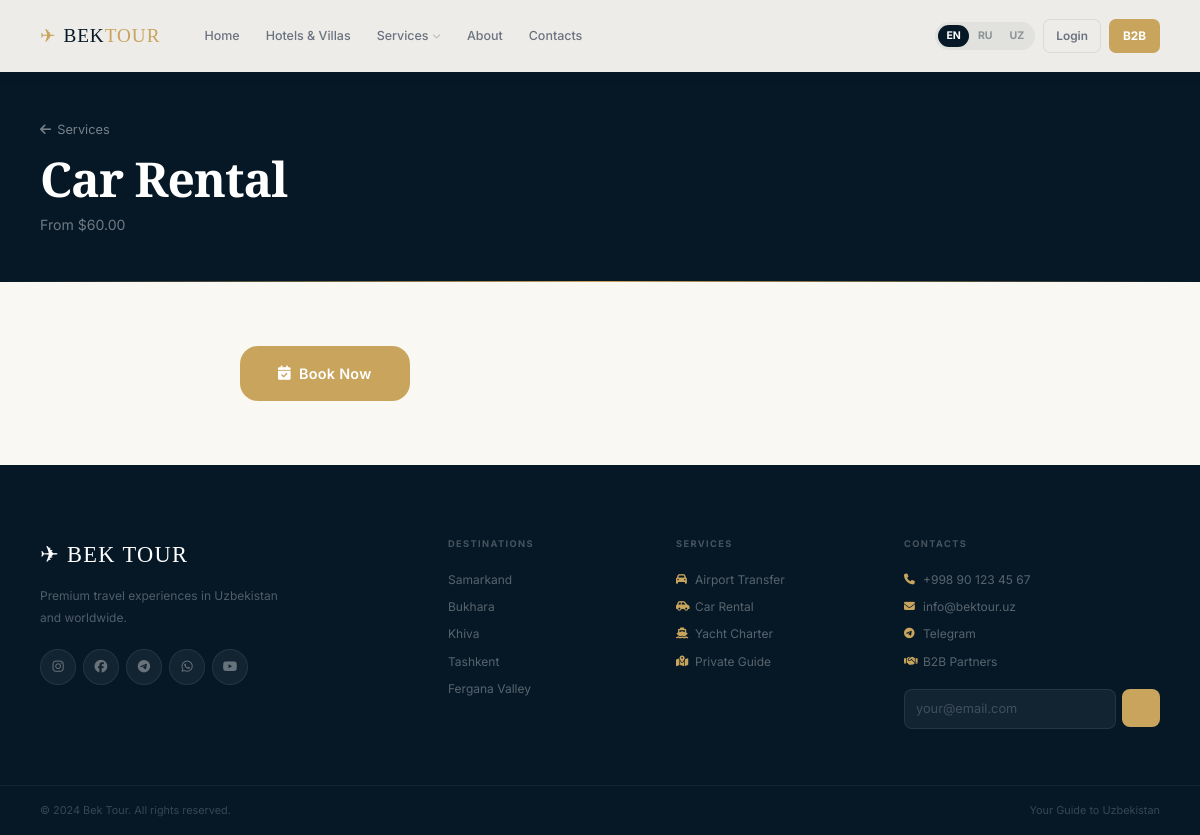
Screenshot of /services/car-rental with the database file from the repository.
### app/models/models.py (models this page shows)
class Service(db.Model):
    __tablename__ = 'services'
    id = db.Column(db.Integer, primary_key=True)
    title_en = db.Column(db.String(200), nullable=False)
    title_ru = db.Column(db.String(200))
    slug = db.Column(db.String(200), unique=True)
    description_en = db.Column(db.Text)
    description_ru = db.Column(db.Text)
    category = db.Column(db.String(50))
    icon = db.Column(db.String(50))
    image = db.Column(db.String(255))
    price_from = db.Column(db.Numeric(12, 2))
    is_active = db.Column(db.Boolean, default=True)
    created_at = db.Column(db.DateTime, default=datetime.utcnow)

### app/routes/services.py (the view)
@services_bp.route('/<slug>')
def detail(slug):
    service = Service.query.filter_by(slug=slug, is_active=True).first_or_404()
    return render_template('services/detail.html', service=service)

### app/__init__.py (called while the page is built)
    def __getattr__(self, key):
        return self._d.get(key, key)

### app/templates/services/detail.html (shortened to what this page needs)
{% extends 'base.html' %}
{% block content %}
<div class="page-hero">
  <div class="container">
    <a href="{{ url_for('services.index') }}" style="color:rgba(255,255,255,.45);font-size:.8rem;margin-bottom:12px;display:inline-flex;align-items:center;gap:6px;"><i class="fa fa-arrow-left"></i> {% if lang=='ru' %}Услуги{% else %}Services{% endif %}</a>
    <h1>{{ service.title_en }}</h1>
    {% if service.price_from %}<p>{% if lang=='ru' %}От{% else %}From{% endif %} ${{ service.price_from }}</p>{% endif %}
  </div>
</div>
<section style="padding:64px 0;">
  <div class="container" style="max-width:800px;">
    <a href="{{ url_for('main.contacts') }}" class="btn btn-gold btn-lg"><i class="fa fa-calendar-check"></i> {% if lang=='ru' %}Забронировать{% else %}Book Now{% endif %}</a>
  </div>
</section>
{% endblock %}

### app/templates/base.html (shortened to what this page needs)
<!DOCTYPE html>
<html lang="{{ lang }}">
<head>
  <link rel="stylesheet" href="https://cdnjs.cloudflare.com/ajax/libs/font-awesome/6.5.0/css/all.min.css">
  <link rel="stylesheet" href="{{ url_for('static', filename='css/main.css') }}">
</head>
<body>
<header class="header {% if not is_hero %}glass{% else %}over{% endif %}" id="header">
  <div class="container">
    <div class="hd-inner">
      <a href="{{ url_for('main.index') }}" class="logo">
        <span class="logo-icon">✈</span>
        <span class="logo-name">BEK<em>TOUR</em></span>
      </a>
      <nav class="nav">
        <a href="{{ url_for('main.index') }}" class="nav-a">{{ t.nav_home }}</a>
        <a href="{{ url_for('villas.index') }}" class="nav-a">{{ t.nav_villas }}</a>
        <div class="nav-drop">
          <a href="{{ url_for('services.index') }}" class="nav-a">
            {{ t.nav_services }}<i class="fa fa-chevron-down nav-caret"></i>
          </a>
        </div>
        <a href="{{ url_for('main.about') }}" class="nav-a">{{ t.nav_about }}</a>
        <a href="{{ url_for('main.contacts') }}" class="nav-a">{{ t.nav_contacts }}</a>
      </nav>
      <div class="hd-right">
        <div class="lang-sw">
          <a href="{{ url_for('main.set_lang', lang='en') }}" {% if lang=='en' %}class="on"{% endif %}>EN</a>
          <a href="{{ url_for('main.set_lang', lang='ru') }}" {% if lang=='ru' %}class="on"{% endif %}>RU</a>
          <a href="{{ url_for('main.set_lang', lang='uz') }}" {% if lang=='uz' %}class="on"{% endif %}>UZ</a>
        </div>
        {% if current_user.is_authenticated %}
        <div class="user-dd">
          <button class="user-av">{{ (current_user.first_name or current_user.email)[0].upper() }}</button>
          <div class="user-dd-menu">
            <a href="{{ url_for('auth.profile') }}"><i class="fa fa-user"></i> {{ t.profile }}</a>
            {% if current_user.role == 'admin' %}<a href="{{ url_for('admin.dashboard') }}"><i class="fa fa-cog"></i> Admin</a>{% endif %}
            {% if current_user.role == 'agent' %}<a href="{{ url_for('b2b.dashboard') }}"><i class="fa fa-building"></i> B2B</a>{% endif %}
            <a href="{{ url_for('auth.logout') }}" style="color:#DC2626"><i class="fa fa-sign-out-alt"></i> {{ t.logout }}</a>
          </div>
        </div>
        {% else %}
        <a href="{{ url_for('auth.login') }}" class="btn-hd-ghost">{{ t.login }}</a>
        {% endif %}
        <a href="{{ url_for('b2b.register') }}" class="btn-hd-gold">B2B</a>
      </div>
    </div>
  </div>
</header>
<main>{% block content %}{% endblock %}</main>
<footer class="footer">
  <div class="footer-inner">
    <div class="footer-brand">
      <div class="footer-logo">✈ BEK TOUR</div>
      <p>{{ t.footer_desc }}</p>
      <div class="footer-soc">
        <a href="#" aria-label="Instagram"><i class="fab fa-instagram"></i></a>
        <a href="#" aria-label="Facebook"><i class="fab fa-facebook"></i></a>
        <a href="https://t.me/bektop" aria-label="Telegram"><i class="fab fa-telegram"></i></a>
        <a href="#" aria-label="WhatsApp"><i class="fab fa-whatsapp"></i></a>
        <a href="#" aria-label="YouTube"><i class="fab fa-youtube"></i></a>
      </div>
    </div>
    <div class="footer-col">
      <div class="footer-col-title">{% if lang=='ru' %}Направления{% elif lang=='uz' %}Yo'nalishlar{% else %}Destinations{% endif %}</div>
      <a href="{{ url_for('villas.index') }}?q=Samarkand">Samarkand</a>
      <a href="{{ url_for('villas.index') }}?q=Bukhara">Bukhara</a>
      <a href="{{ url_for('villas.index') }}?q=Khiva">Khiva</a>
      <a href="{{ url_for('villas.index') }}?q=Tashkent">Tashkent</a>
      <a href="{{ url_for('villas.index') }}?q=Fergana">Fergana Valley</a>
    </div>
    <div class="footer-col">
      <div class="footer-col-title">{{ t.nav_services }}</div>
      <a href="{{ url_for('services.index') }}#transfer"><i class="fa fa-car"></i>{{ t.serv_transfer }}</a>
      <a href="{{ url_for('services.index') }}#car"><i class="fa fa-car-side"></i>{{ t.serv_car }}</a>
      <a href="{{ url_for('services.index') }}#yacht"><i class="fa fa-ship"></i>{{ t.serv_yacht }}</a>
      <a href="{{ url_for('services.index') }}#guide"><i class="fa fa-map-marked-alt"></i>{{ t.serv_guide }}</a>
    </div>
    <div class="footer-col">
      <div class="footer-col-title">{{ t.nav_contacts }}</div>
      <a href="tel:+998901234567"><i class="fa fa-phone"></i>+998 90 123 45 67</a>
      <a href="mailto:info@bektour.uz"><i class="fa fa-envelope"></i>info@bektour.uz</a>
      <a href="https://t.me/bektop"><i class="fab fa-telegram"></i>Telegram</a>
      <a href="{{ url_for('b2b.register') }}"><i class="fa fa-handshake"></i>B2B Partners</a>
      <div class="footer-nl">
        <input type="email" placeholder="{% if lang=='ru' %}Email{% else %}your@email.com{% endif %}">
        <button onclick="showToast('{% if lang=='ru' %}Спасибо!{% else %}Thank you!{% endif %}')"><i class="fa fa-paper-plane"></i></button>
      </div>
    </div>
  </div>
  <div class="footer-bottom">
    <span>© 2024 Bek Tour. {% if lang=='ru' %}Все права защищены{% elif lang=='uz' %}Barcha huquqlar himoyalangan{% else %}All rights reserved{% endif %}.</span>
    <span>{% if lang=='ru' %}Ваш гид по Узбекистану{% elif lang=='uz' %}O'zbekiston bo'yicha qo'llanmangiz{% else %}Your Guide to Uzbekistan{% endif %}</span>
  </div>
</footer>
</body>
</html>

### rows the page displays
Service: title_en "Car Rental", price_from "60.00", serv_car "Car Rental"

### other values shown
{{ t.nav_home }} "Home"
{{ t.nav_villas }} "Hotels & Villas"
{{ t.nav_services }} "Services"
{{ t.nav_about }} "About"
{{ t.nav_contacts }} "Contacts"
{{ t.login }} "Login"
{{ t.footer_desc }} "Premium travel experiences in Uzbekistan and worldwide."
{{ t.nav_services }} "SERVICES"
{{ t.serv_transfer }} "Airport Transfer"
{{ t.serv_yacht }} "Yacht Charter"
{{ t.serv_guide }} "Private Guide"
{{ t.nav_contacts }} "CONTACTS"
